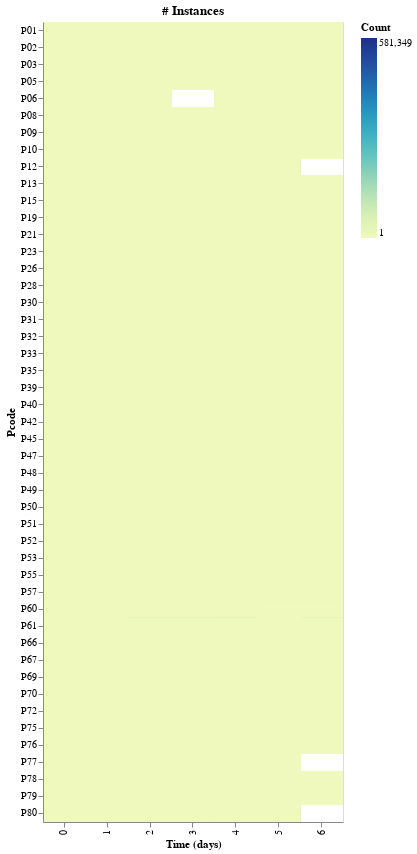

Here is the notebook cell this chart was saved with:
### Code cell
chart

### Figure 1 — Vega-Lite specification as saved in the notebook (floating-point values rounded to 4 significant figures; data arrays with more than 128 entries replaced by an {"elided": "..."} marker saying what was removed)
{"config": {"view": {"continuousWidth": 300, "continuousHeight": 300}}, "data": {"name": "data-5ded7afe9ab13afa4f31ba771243838e"}, "mark": {"type": "rect"}, "encoding": {"color": {"field": "timestamp", "title": "Count", "type": "quantitative"}, "x": {"field": "day", "title": "Time (days)", "type": "ordinal"}, "y": {"field": "pcode", "title": "Pcode", "type": "ordinal"}}, "height": 800, "params": [{"name": "param_3", "select": {"type": "point", "fields": ["type"]}, "bind": {"input": "select", "options": ["ACC_AXX", "ACC_AXY", "ACC_AXZ", "ACC_MAG", "AML", "CAL", "DST_DST", "DST_MOT", "DST_PAC", "DST_SPD", "EDA", "HRT", "RRI", "SKT", "STP", "ULV_INT", "ULV_EXP", "ACE_UNK", "ACE_FOT", "ACE_WLK", "ACE_VHC", "ACE_BCC", "ACE_RUN", "ACE_TLT", "ACT", "APP_DUR_UNKNOWN", "APP_CAT", "BAT_LEV", "BAT_STA", "BAT_TMP", "CAE_DUR", "CAE_CNT", "CON", "DAT_RCV", "DAT_SNT", "INS_JAC", "LOC_CLS", "LOC_LABEL", "LOC_DST", "MED_IMG", "MED_ALL", "MSG_SNT", "MSG_RCV", "MSG_ALL", "WIF_COS", "WIF_EUC", "WIF_MAN", "WIF_JAC", "SCR_EVENT", "SCR_DUR", "RNG", "CHG", "PWS", "ONF", "MED_VID"], "name": "Data Type: "}}], "title": "# Instances", "transform": [{"filter": {"param": "param_3"}}], "width": 300, "$schema": "https://vega.github.io/schema/vega-lite/v5.8.0.json", "datasets": {"data-5ded7afe9ab13afa4f31ba771243838e": {"elided": "14943 records"}}}
